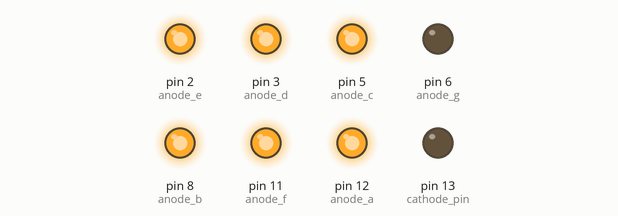
Simulated run of this sketch. Board: Arduino Uno, built with avr-gcc and run on an emulated ATmega328P. Parts: output pins drawn as LEDs (lit = HIGH).

Above: at 0.2 s.
At 1.2 s:
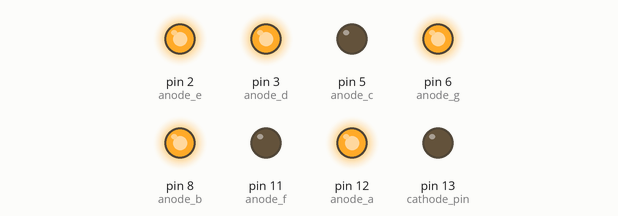
At 1.7 s:
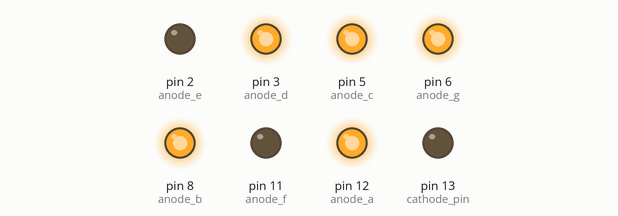
At 2.7 s:
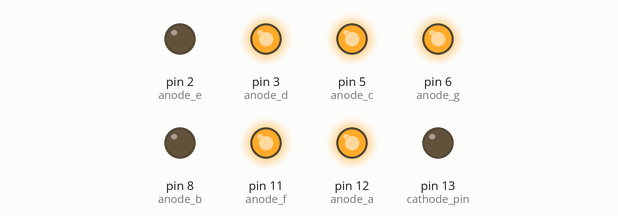
At 4.2 s:
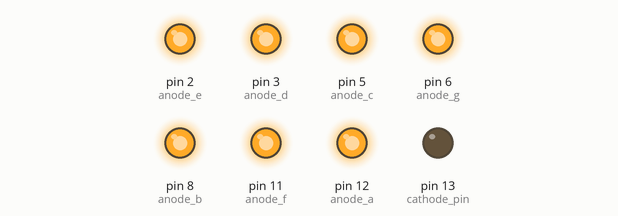
At 5.7 s:
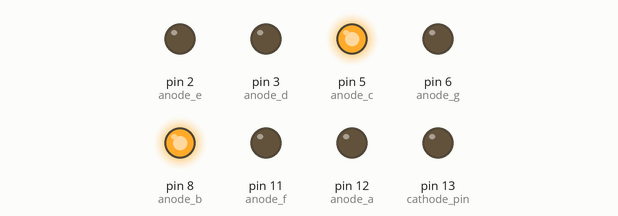
Timing chart, 0 to 6.5 s (numbered marks = the images above):
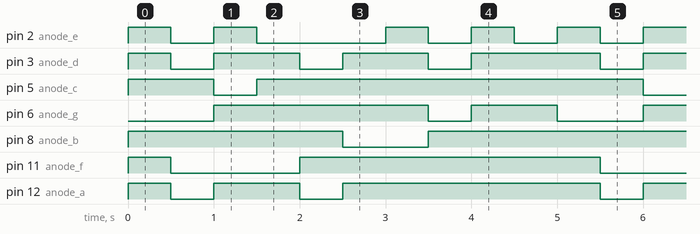

Measured:
- by itself, pin 2 (anode_e): repeats every 5.0 s: LOW 0.50 s, HIGH 0.50 s, LOW 1.5 s, 2 × (HIGH 0.50 s, LOW 0.50 s), HIGH 0.50 s
- by itself, pin 3 (anode_d): repeats every 5.0 s: 2 × (LOW 0.50 s, HIGH 1.0 s), LOW 0.50 s, HIGH 1.5 s
- by itself, pin 5 (anode_c): repeats every 5.0 s: LOW 0.50 s, HIGH 4.5 s
- by itself, pin 6 (anode_g): repeats every 5.0 s: LOW 0.50 s, HIGH 1.0 s, LOW 1.0 s, HIGH 2.5 s
- by itself, pin 8 (anode_b): repeats every 5.0 s: LOW 1.0 s, HIGH 4.0 s
- by itself, pin 11 (anode_f): repeats every 5.0 s: LOW 1.5 s, HIGH 3.5 s
- by itself, pin 12 (anode_a): repeats every 5.0 s: LOW 0.50 s, HIGH 1.0 s, LOW 0.50 s, HIGH 3.0 s

The sketch:

seven_segment_led05.ino
```cpp
const int anode_a = 12;  //アノードに接続するArduinoのピン
const int anode_b = 8;
const int anode_c = 5;
const int anode_d = 3;
const int anode_e = 2;
const int anode_f = 11;
const int anode_g = 6;
const int cathode_pin = 13; // カソードに接続するArduinoのピン

void display_0() {
  digitalWrite(anode_a, HIGH);
  digitalWrite(anode_b, HIGH);
  digitalWrite(anode_c, HIGH);
  digitalWrite(anode_d, HIGH);
  digitalWrite(anode_e, HIGH);
  digitalWrite(anode_f, HIGH);
  digitalWrite(anode_g, LOW);
}

void display_1() {
  digitalWrite(anode_a, LOW);
  digitalWrite(anode_b, HIGH);
  digitalWrite(anode_c, HIGH);
  digitalWrite(anode_d, LOW);
  digitalWrite(anode_e, LOW);
  digitalWrite(anode_f, LOW);
  digitalWrite(anode_g, LOW);
}

void display_2() {
  digitalWrite(anode_a, HIGH);
  digitalWrite(anode_b, HIGH);
  digitalWrite(anode_c, LOW);
  digitalWrite(anode_d, HIGH);
  digitalWrite(anode_e, HIGH);
  digitalWrite(anode_f, LOW);
  digitalWrite(anode_g, HIGH);
}

void display_3() {
  digitalWrite(anode_a, HIGH);
  digitalWrite(anode_b, HIGH);
  digitalWrite(anode_c, HIGH);
  digitalWrite(anode_d, HIGH);
  digitalWrite(anode_e, LOW);
  digitalWrite(anode_f, LOW);
  digitalWrite(anode_g, HIGH);
}

void display_4() {
  digitalWrite(anode_a, LOW);
  digitalWrite(anode_b, HIGH);
  digitalWrite(anode_c, HIGH);
  digitalWrite(anode_d, LOW);
  digitalWrite(anode_e, LOW);
  digitalWrite(anode_f, HIGH);
  digitalWrite(anode_g, HIGH);
}

void display_5() {
  digitalWrite(anode_a, HIGH);
  digitalWrite(anode_b, LOW);
  digitalWrite(anode_c, HIGH);
  digitalWrite(anode_d, HIGH);
  digitalWrite(anode_e, LOW);
  digitalWrite(anode_f, HIGH);
  digitalWrite(anode_g, HIGH);
}

void display_6() {
  digitalWrite(anode_a, HIGH);
  digitalWrite(anode_b, LOW);
  digitalWrite(anode_c, HIGH);
  digitalWrite(anode_d, HIGH);
  digitalWrite(anode_e, HIGH);
  digitalWrite(anode_f, HIGH);
  digitalWrite(anode_g, HIGH);
}

void display_7() {
  digitalWrite(anode_a, HIGH);
  digitalWrite(anode_b, HIGH);
  digitalWrite(anode_c, HIGH);
  digitalWrite(anode_d, LOW);
  digitalWrite(anode_e, LOW);
  digitalWrite(anode_f, HIGH);
  digitalWrite(anode_g, LOW);
}
void display_8() {
  digitalWrite(anode_a, HIGH);
  digitalWrite(anode_b, HIGH);
  digitalWrite(anode_c, HIGH);
  digitalWrite(anode_d, HIGH);
  digitalWrite(anode_e, HIGH);
  digitalWrite(anode_f, HIGH);
  digitalWrite(anode_g, HIGH);
}

void display_9() {
  digitalWrite(anode_a, HIGH);
  digitalWrite(anode_b, HIGH);
  digitalWrite(anode_c, HIGH);
  digitalWrite(anode_d, HIGH);
  digitalWrite(anode_e, LOW);
  digitalWrite(anode_f, HIGH);
  digitalWrite(anode_g, HIGH);
}

// setup()　は，最初に一度だけ実行される
void setup () {
  // ピンを出力モードに設定する
  pinMode(anode_a, OUTPUT);
  pinMode(anode_b, OUTPUT);
  pinMode(anode_c, OUTPUT);
  pinMode(anode_d, OUTPUT);
  pinMode(anode_e, OUTPUT);
  pinMode(anode_f, OUTPUT);
  pinMode(anode_g, OUTPUT);
  pinMode(cathode_pin, OUTPUT);
}

// loop() は，setup ()実行後，無限に実行される
void loop() {
  // cathode_pinにLOWを出力する
  digitalWrite(cathode_pin, LOW);
  display_0();
  delay(500);
  display_1();
  delay(500);
  display_2();
  delay(500);
  display_3();
  delay(500);
  display_4();
  delay(500);
  display_5();
  delay(500);
  display_6();
  delay(500);
  display_7();
  delay(500);
  display_8();
  delay(500);
  display_9();
  delay(500);
}
```
